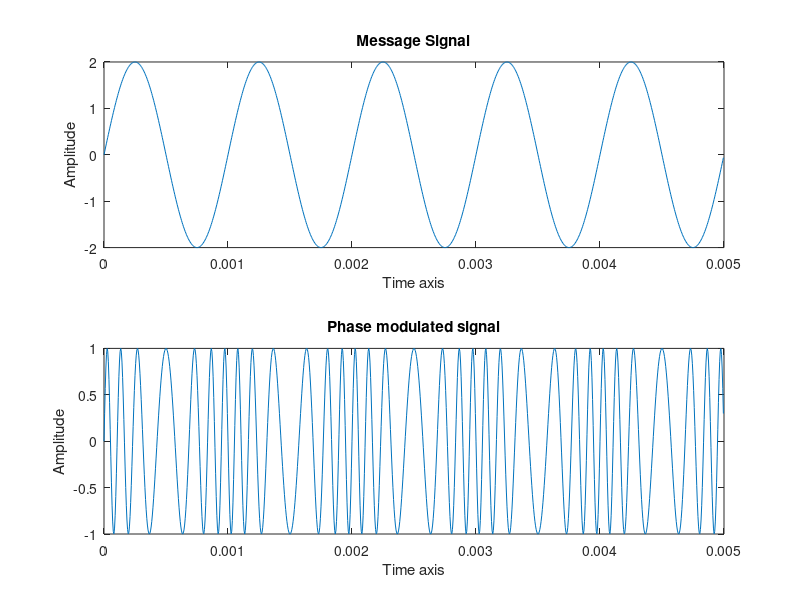

MATLAB code to generate this figure:
% HARSHIT RAI
% 2017152

%%
% Message signal
clear all;
clc;

fs=200*1000; % Sampling frequency of original signal : almost continuous
ts=1/fs;
n=1000;     % Generate 1000 cycles
t= 0:ts:n*ts-ts ;  % From 0 to ts in step of (n*ts-ts)

fm=1*1000;  % Frequency of message signal 
tm=1/fm;
am=2;  % Amplitude of message signal 
mt=am*sin(2*pi*fm*t);  % Message signal 

subplot(2,1,1)       
plot(t,mt)
title('Message Signal')
xlabel('Time axis');
ylabel('Amplitude');
hold on;

%%
% Phase modulated signal

fc=6.5*1000;  % Frequency of carrier signal 
tc=1/fc;
kp=pi/2;  % Phase modulation index
ac=1;  % Amplitude of carrier signal
pt=ac*sin((2*pi*fc*t)+(kp*mt));  % Phase modulated signal 

subplot(2,1,2)       
plot(t,pt)
title('Phase modulated signal')
xlabel('Time axis');
ylabel('Amplitude');
hold on;
